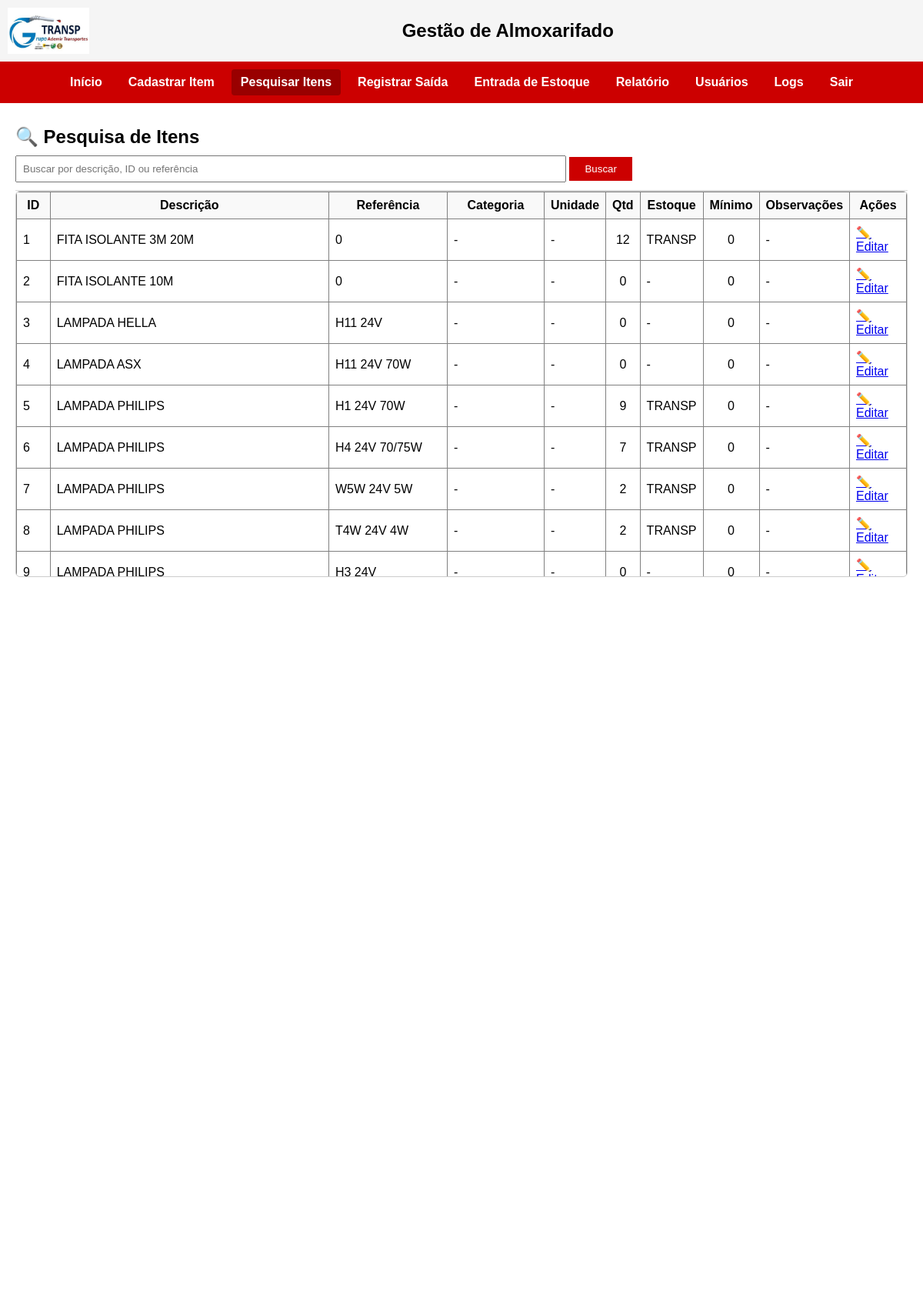
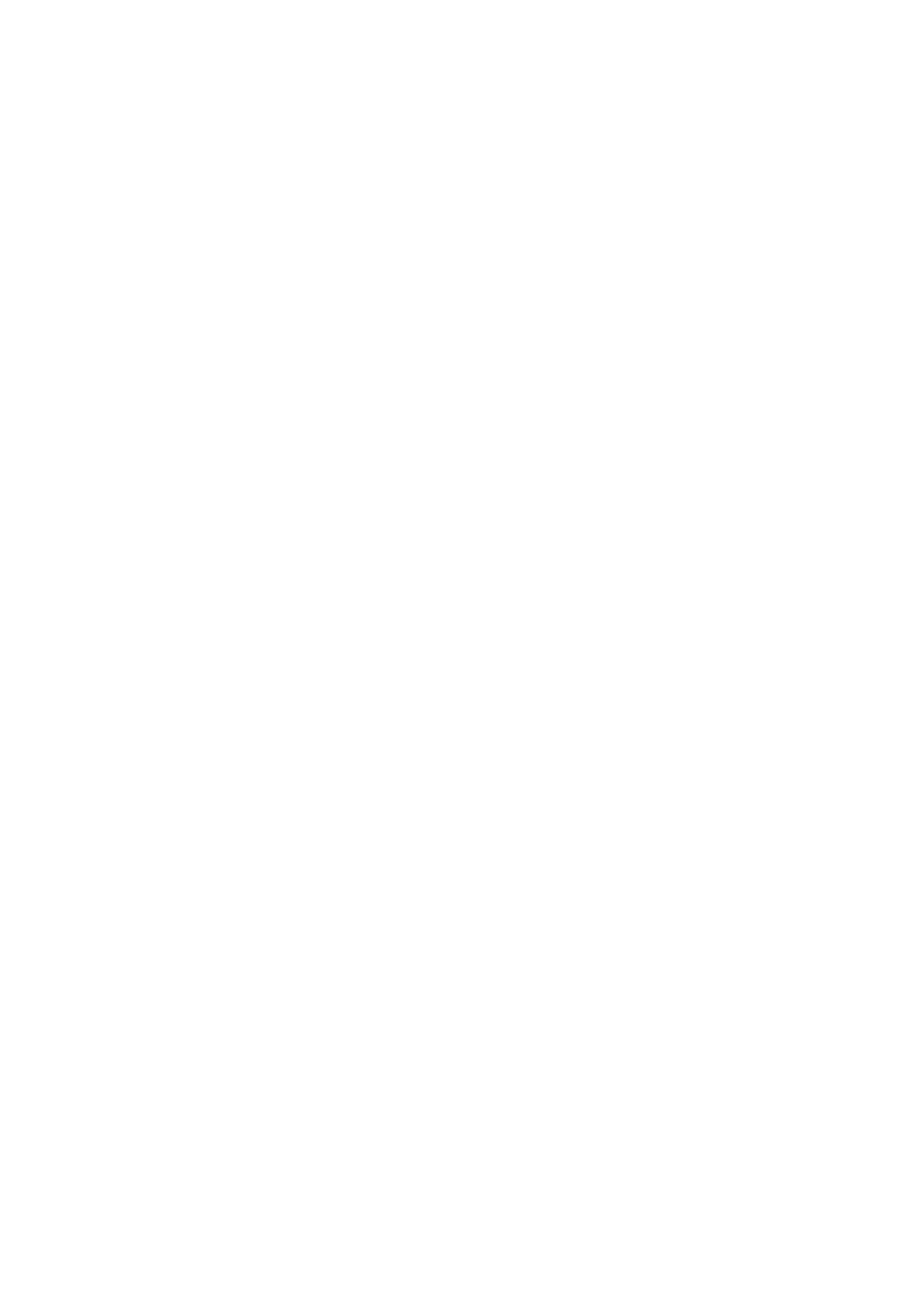
/itens/pesquisar (signed in, upper part), run on the app's committed database (2 pictures, top to bottom).
### tables this page shows
CREATE TABLE itens (
        id INTEGER PRIMARY KEY,
        descricao TEXT NOT NULL,
        quantidade INTEGER,
        estoque TEXT
    , referencia TEXT, categoria TEXT, unidade TEXT, minimo INTEGER, observacoes TEXT);

### routes/itens.py (the view)
@itens_bp.route('/pesquisar', methods=['GET', 'POST'])
def pesquisar_itens():
    termo = ''
    resultados = []
    conn = conectar_db()
    cursor = conn.cursor()
    if request.method == 'POST':
        termo = request.form.get('termo', '').strip().upper()
        like_term = f"%{termo}%"
        cursor.execute("""
            SELECT id, descricao, quantidade, estoque, referencia, categoria, unidade, minimo, observacoes
            FROM itens
            WHERE descricao LIKE ? OR CAST(id AS TEXT) LIKE ? OR referencia LIKE ?
        """, (like_term, like_term, like_term))
    else:
        cursor.execute("""
            SELECT id, descricao, quantidade, estoque, referencia, categoria, unidade, minimo, observacoes
            FROM itens
            ORDER BY id ASC
        """)
    resultados = cursor.fetchall()
    conn.close()
    return render_template("pesquisar_itens.html", resultados=resultados, termo=termo)

### app.py (called while the page is built)
@app.before_request
def proteger_rotas():
    print(f"DEBUG - Endpoint acessado: {request.endpoint}")
    rotas_livres = [
        'auth.login',
        'static',
        'usuarios.cadastro_usuario',
    ]
    if 'usuario' not in session and request.endpoint not in rotas_livres:
        flash("Sua sessão expirou. Faça login novamente.", "erro")
        return redirect('/')

### models.py (called while the page is built)
def conectar_db():
    conn = sqlite3.connect(DB_PATH)
    conn.row_factory = sqlite3.Row
    return conn

### templates/pesquisar_itens.html (shortened to what this page needs)
{% extends 'base.html' %}
{% block conteudo %}
<div style="position: sticky; top: 0; background: white; z-index: 100; padding: 10px 0; border-bottom: 1px solid #ddd;">
  <h2 style="margin: 0 0 10px;">🔍 Pesquisa de Itens</h2>
  <form method="POST" style="margin: 0;">
    <input type="text" name="termo" placeholder="Buscar por descrição, ID ou referência" value="{{ termo }}" style="width: 60%; padding: 8px;">
    <button type="submit" style="padding: 8px 20px; background-color: #cc0000; color: white; border: none;">Buscar</button>
  </form>
</div>
<div style="max-height: 500px; overflow-y: auto; border: 1px solid #ccc; border-radius: 6px;">
  <table border="1" cellpadding="8" cellspacing="0" style="width: 100%; border-collapse: collapse;">
    <thead>
      <tr>
        <th style="position: sticky; top: 0; background-color: #f9f9f9; z-index: 2;">ID</th>
        <th style="position: sticky; top: 0; background-color: #f9f9f9; z-index: 2;">Descrição</th>
        <th style="position: sticky; top: 0; background-color: #f9f9f9; z-index: 2;">Referência</th>
        <th style="position: sticky; top: 0; background-color: #f9f9f9; z-index: 2;">Categoria</th>
        <th style="position: sticky; top: 0; background-color: #f9f9f9; z-index: 2;">Unidade</th>
        <th style="position: sticky; top: 0; background-color: #f9f9f9; z-index: 2;">Qtd</th>
        <th style="position: sticky; top: 0; background-color: #f9f9f9; z-index: 2;">Estoque</th>
        <th style="position: sticky; top: 0; background-color: #f9f9f9; z-index: 2;">Mínimo</th>
        <th style="position: sticky; top: 0; background-color: #f9f9f9; z-index: 2;">Observações</th>
        <th style="position: sticky; top: 0; background-color: #f9f9f9; z-index: 2;">Ações</th>
      </tr>
    </thead>
    <tbody>
      {% for item in resultados %}
      <tr {% if item['quantidade'] < (item['minimo'] or 0) %} style="background-color: #ffe6e6;" {% endif %}>
        <td>{{ item['id'] }}</td>
        <td>{{ item['descricao'] }}</td>
        <td>{{ item['referencia'] }}</td>
        <td>{{ item['categoria'] or '-' }}</td>
        <td>{{ item['unidade'] or '-' }}</td>
        <td style="text-align: center;">{{ item['quantidade'] }}</td>
        <td>{{ item['estoque'] or '-' }}</td>
        <td style="text-align: center;">{{ item['minimo'] or '0' }}</td>
        <td>{{ item['observacoes'] or '-' }}</td>
        <td><a href="/itens/editar/{{ item['id'] }}">✏️ Editar</a></td>
      </tr>
      {% endfor %}
    </tbody>
  </table>
</div>
{% endblock %}

### static/style.css (style rules this page uses)
html, body { height: 100%; margin: 0; padding: 0; font-family: Arial, sans-serif; }
.pagina-base { background-color: #ffffff; display: flex; flex-direction: column; min-height: 100%; }

### data on the page
itens: id "1", descricao "FITA ISOLANTE 3M 20M", referencia "0", item "-", quantidade "12", estoque "TRANSP"
itens: id "2", descricao "FITA ISOLANTE 10M", referencia "0", item "-", quantidade "0", estoque "-", item "0"
itens: id "3", descricao "LAMPADA HELLA", referencia "H11 24V", item "-", quantidade "0", estoque "-"
itens: id "4", descricao "LAMPADA ASX", referencia "H11 24V 70W", item "-", quantidade "0", estoque "-"
itens: id "5", descricao "LAMPADA PHILIPS", referencia "H1 24V 70W", item "-", quantidade "9", estoque "TRANSP", item "0"
itens: id "6", descricao "LAMPADA PHILIPS", referencia "H4 24V 70/75W", item "-", quantidade "7", estoque "TRANSP", item "0"
itens: id "7", descricao "LAMPADA PHILIPS", referencia "W5W 24V 5W", item "-", quantidade "2", estoque "TRANSP", item "0"
itens: id "8", descricao "LAMPADA PHILIPS", referencia "T4W 24V 4W", item "-", quantidade "2", estoque "TRANSP", item "0"
itens: id "9", descricao "LAMPADA PHILIPS", referencia "H3 24V", item "-", quantidade "0", estoque "-"
